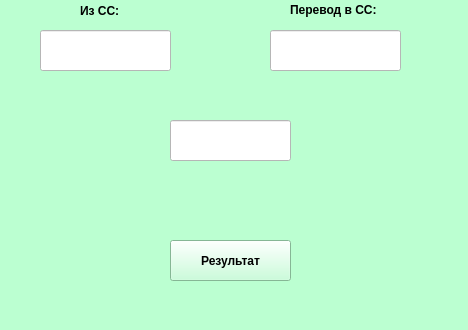
<?xml version="1.0" encoding="UTF-8"?>
<ui version="4.0">
 <class>MainWindow</class>
 <widget class="QMainWindow" name="MainWindow">
  <property name="geometry">
   <rect>
    <x>0</x>
    <y>0</y>
    <width>468</width>
    <height>330</height>
   </rect>
  </property>
  <property name="windowTitle">
   <string>Lab4</string>
  </property>
  <property name="styleSheet">
   <string notr="true">background-color:rgb(187, 255, 209)</string>
  </property>
  <widget class="QWidget" name="centralwidget">
   <widget class="QPushButton" name="Button">
    <property name="geometry">
     <rect>
      <x>170</x>
      <y>240</y>
      <width>121</width>
      <height>41</height>
     </rect>
    </property>
    <property name="font">
     <font>
      <weight>75</weight>
      <bold>true</bold>
     </font>
    </property>
    <property name="text">
     <string>Результат</string>
    </property>
   </widget>
   <widget class="QLineEdit" name="Input_1">
    <property name="geometry">
     <rect>
      <x>40</x>
      <y>30</y>
      <width>131</width>
      <height>41</height>
     </rect>
    </property>
    <property name="styleSheet">
     <string notr="true">background-color:white</string>
    </property>
    <property name="maxLength">
     <number>2</number>
    </property>
   </widget>
   <widget class="QLineEdit" name="Input_2">
    <property name="geometry">
     <rect>
      <x>270</x>
      <y>30</y>
      <width>131</width>
      <height>41</height>
     </rect>
    </property>
    <property name="styleSheet">
     <string notr="true">background-color:white</string>
    </property>
    <property name="maxLength">
     <number>2</number>
    </property>
   </widget>
   <widget class="QLabel" name="int_2">
    <property name="geometry">
     <rect>
      <x>80</x>
      <y>0</y>
      <width>41</width>
      <height>21</height>
     </rect>
    </property>
    <property name="font">
     <font>
      <weight>75</weight>
      <bold>true</bold>
     </font>
    </property>
    <property name="text">
     <string>Из СС:</string>
    </property>
   </widget>
   <widget class="QLabel" name="int_3">
    <property name="geometry">
     <rect>
      <x>290</x>
      <y>0</y>
      <width>111</width>
      <height>20</height>
     </rect>
    </property>
    <property name="font">
     <font>
      <weight>75</weight>
      <bold>true</bold>
     </font>
    </property>
    <property name="text">
     <string>Перевод в СС:</string>
    </property>
   </widget>
   <widget class="QLabel" name="result">
    <property name="geometry">
     <rect>
      <x>170</x>
      <y>190</y>
      <width>121</width>
      <height>31</height>
     </rect>
    </property>
    <property name="text">
     <string/>
    </property>
   </widget>
   <widget class="QLineEdit" name="Num">
    <property name="geometry">
     <rect>
      <x>170</x>
      <y>120</y>
      <width>121</width>
      <height>41</height>
     </rect>
    </property>
    <property name="styleSheet">
     <string notr="true">background-color:white</string>
    </property>
    <property name="maxLength">
     <number>10</number>
    </property>
   </widget>
  </widget>
  <widget class="QMenuBar" name="menubar">
   <property name="geometry">
    <rect>
     <x>0</x>
     <y>0</y>
     <width>468</width>
     <height>21</height>
    </rect>
   </property>
  </widget>
  <widget class="QStatusBar" name="statusbar"/>
 </widget>
 <resources/>
 <connections/>
</ui>
